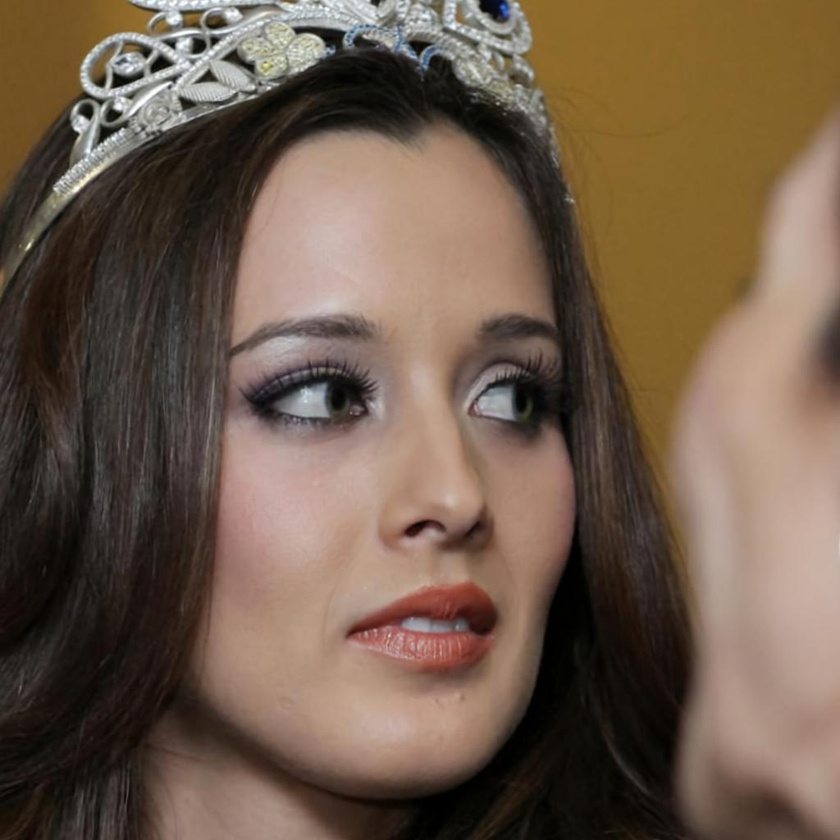
#> input picture Code/Stage1/DetectMouth/images/img1.jpg, 840 x 840 px, shrunk from 1024 x 1024 before the run
$ python -i DetectContour.py   (imports and definitions only)
#> lines starting #> are read from the running program, lines starting #| are printed output that depends on the picture; after the words box and inside, x2 and y2 are one past the last pixel; in counts of white or black regions, pixels touching at a corner belong together
import cv2
import numpy as np
from PIL import Image
from copy import deepcopy
import os

def Preprocess(img):
    # Input: cv2 image (BGR)
    img_copy = deepcopy(img)
    location = np.where((img[:,:,0]==0) & (img[:,:,1]==0) & (img[:,:,2]==0))
#> location = 1233 positions, rows 419 to 834, columns 416 to 591
    img_copy[location[0], location[1]] = (255, 255, 255)
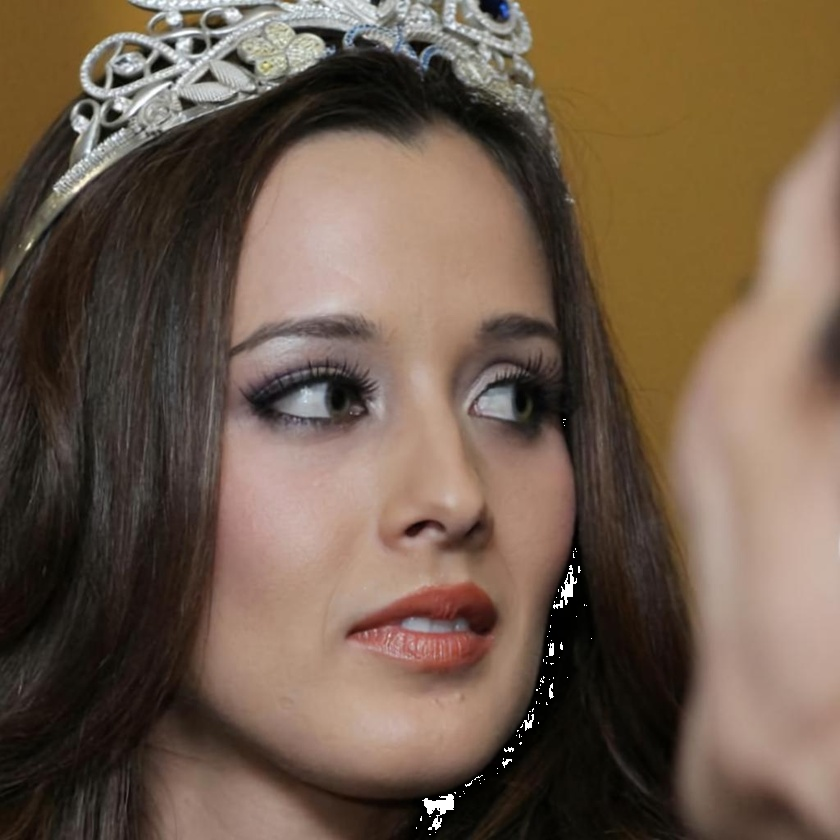
#> img_copy: shape (840, 840, 3); mean R, G, B 111.5, 91.7, 75.5
    # cv2.imwrite(r'C:\Users\douyl\Desktop\o3d\test.jpg',img_copy)
    return img_copy


def DetectContour(img, if_visual=True):
    # Input: cv2 image (BGR)
    # img_cv2 = cv2.cvtColor(np.asarray(img), cv2.COLOR_RGB2BGR)
    # 预处理，背景变成白色
    img_preprocess = Preprocess(img)

    # img = cv2.GaussianBlur(img_preprocess, (3,3), 0)

    # Canny Edge Detection
    threshold1 = 200
    threshold2 = 100
    img_contour = cv2.Canny(img_preprocess, threshold1, threshold2)
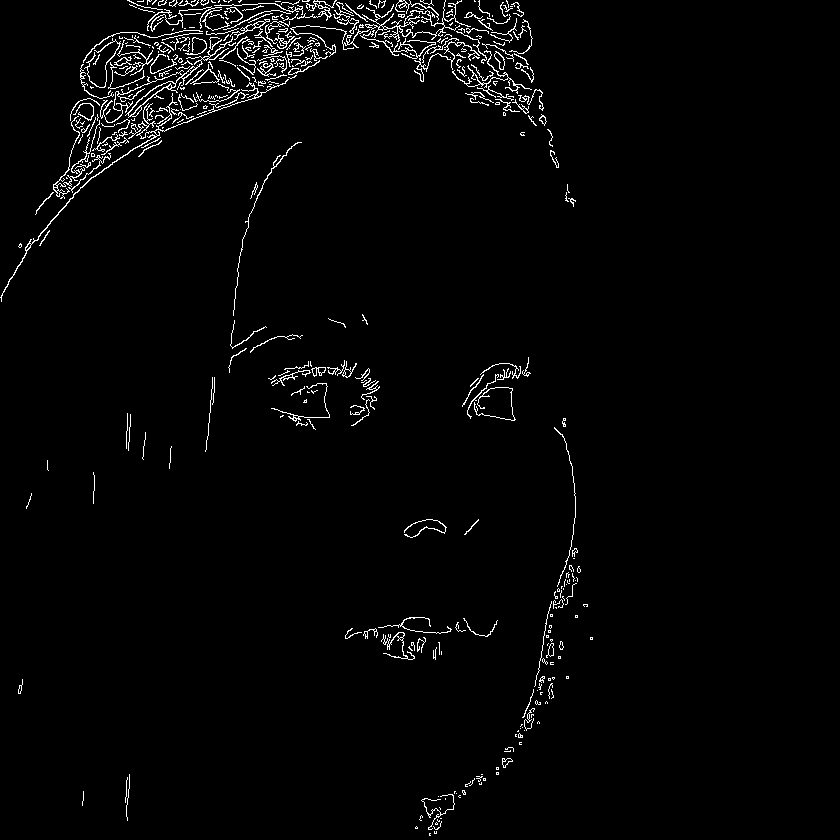
#> img_contour: shape (840, 840); 2.2% white in thin lines or dots, all inside (x1, y1, x2, y2) = (0, 0, 593, 836)
    # 闭操作，闭合曲线
    # img_contour = cv2.morphologyEx(img_contour, cv2.MORPH_CLOSE, kernel=(3,3), iterations=2)
    # 膨胀
    kernel = np.ones((2,2), np.uint8)
    img_contour = cv2.dilate(img_contour, kernel, iterations=1)
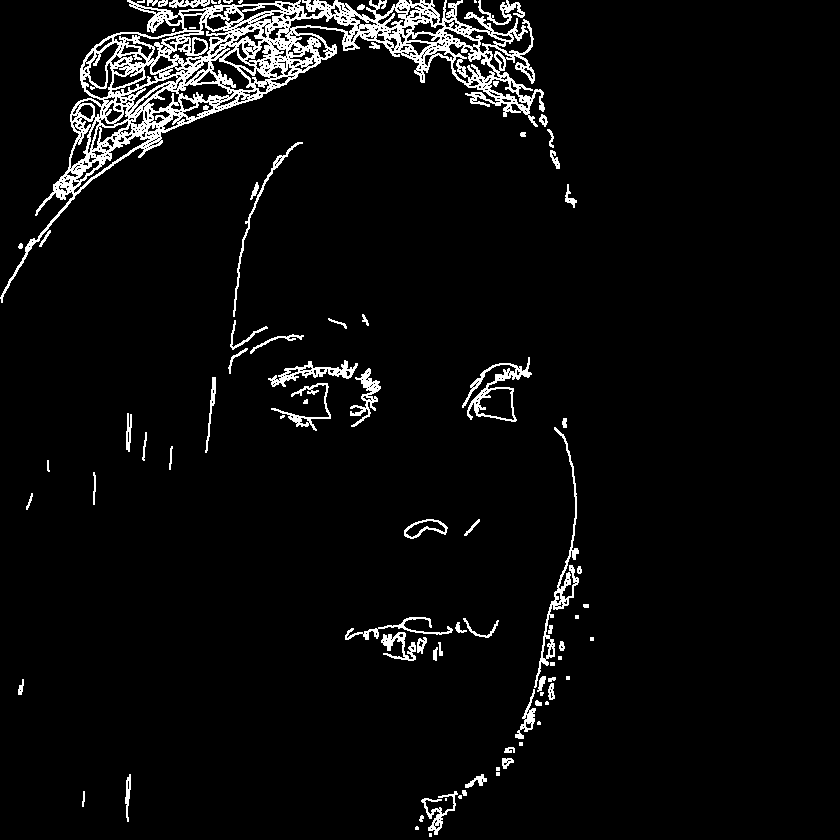
#> img_contour: shape (840, 840); 4.7% white in thin lines or dots, all inside (x1, y1, x2, y2) = (0, 0, 594, 837)
    img_contour = np.flip(cv2.dilate(np.flip(img_contour), kernel, iterations=1))
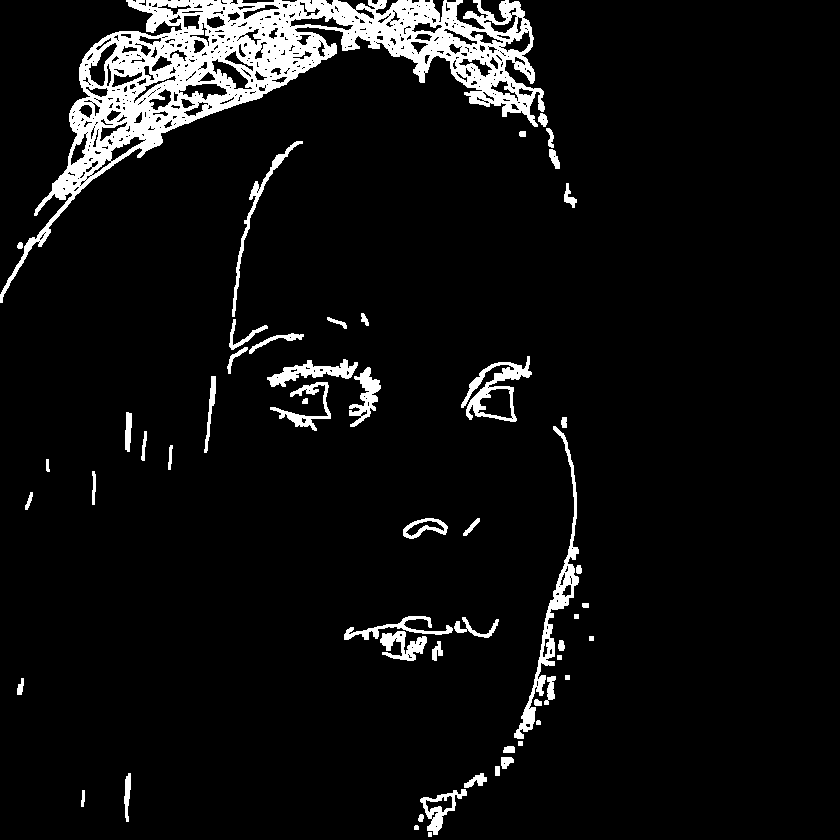
#> img_contour: shape (840, 840); 6.6% white; 55 white regions, largest, box (x1, y1, x2, y2) and area: (0, 0, 545, 303) 32873, (514, 426, 579, 739) 2395, (461, 356, 532, 422) 1477


    if if_visual == True:
        cv2.imwrite(os.path.join('./result_vis', 'result_contour.png'), img_contour)
    img_contour = Image.fromarray(cv2.cvtColor(img_contour, cv2.COLOR_BGR2RGB))
    return img_contour


# [11 lines left out: function MaskingMouth, not called in this run]

>>> import cv2
>>> picture = cv2.cvtColor(cv2.imread('../DetectMouth/images/img1.jpg'), cv2.COLOR_BGR2RGB)
>>> result = DetectContour(picture)

$ run again, on Code/Stage1/DetectMouth/images/img2.jpg
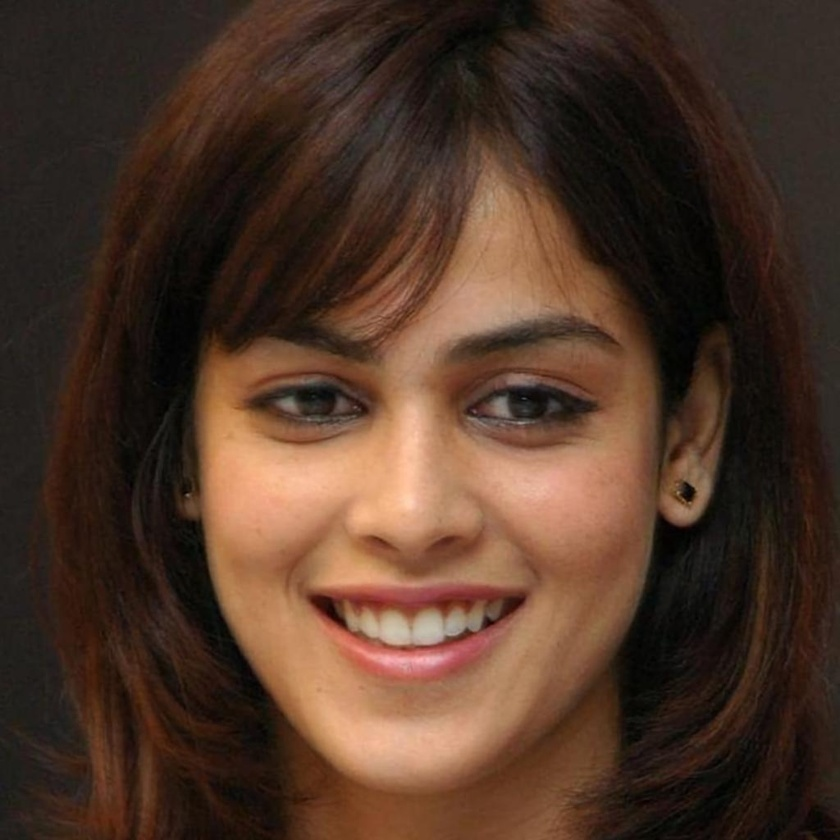
#> input picture Code/Stage1/DetectMouth/images/img2.jpg, 840 x 840 px, shrunk from 1024 x 1024 before the run
#> location = (empty array, empty array)
#> in DetectContour, `img_contour = cv2.Canny(img_preprocess, threshold1, threshold2)`:
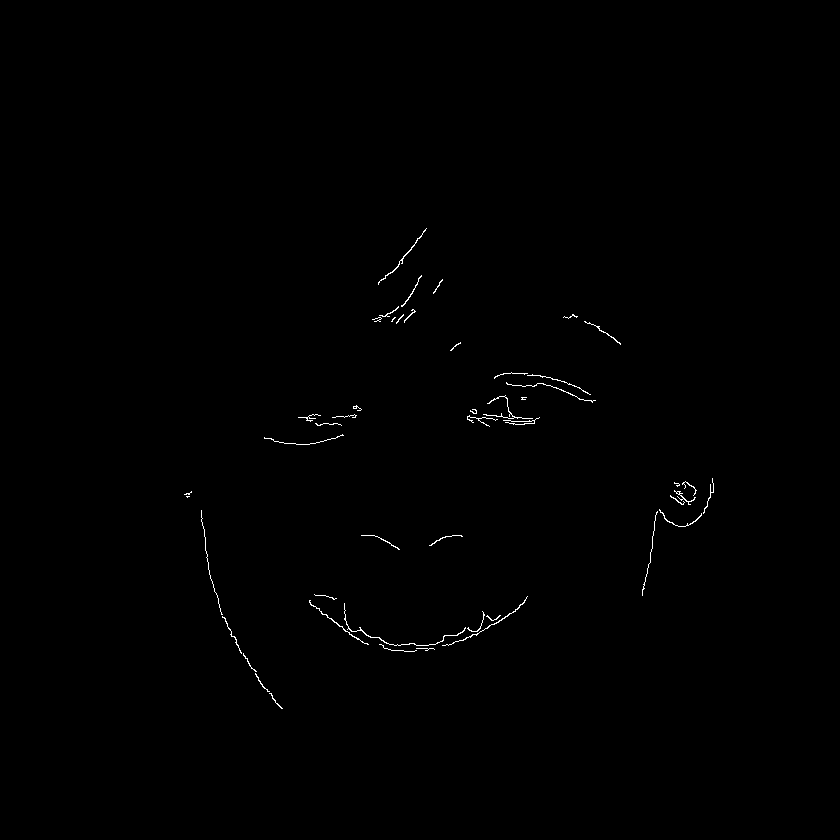
#> img_contour: shape (840, 840); 0.33% white in thin lines or dots, all inside (x1, y1, x2, y2) = (184, 228, 714, 709)
#> in DetectContour, `img_contour = np.flip(cv2.dilate(np.flip(img_contour), kernel, iterati..`:
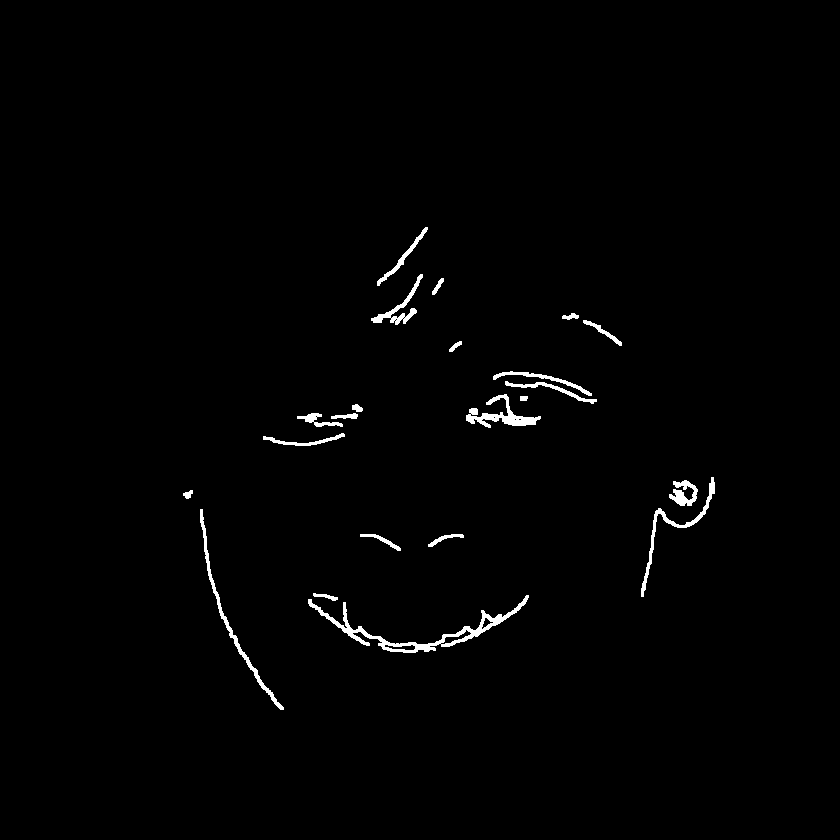
#> img_contour: shape (840, 840); 1.1% white; 22 white regions, largest, box (x1, y1, x2, y2) and area: (308, 595, 529, 653) 1705, (200, 509, 284, 710) 834, (466, 394, 541, 428) 809

$ run again, on Code/Stage1/DetectMouth/images/img3.jpg
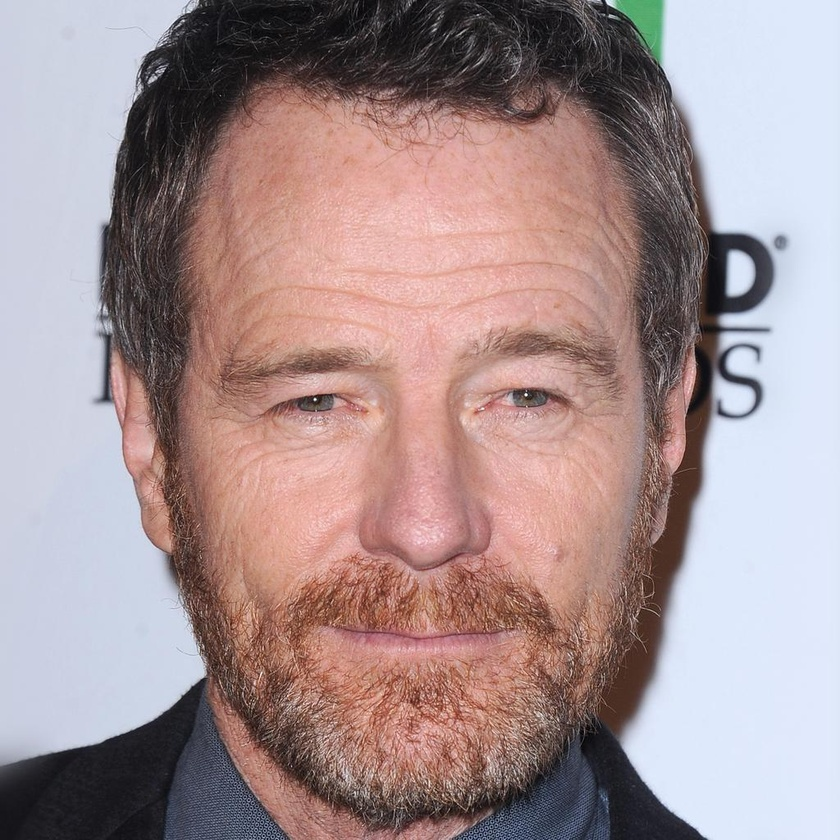
#> input picture Code/Stage1/DetectMouth/images/img3.jpg, 840 x 840 px, shrunk from 1024 x 1024 before the run
#> location = (empty array, empty array)
#> in DetectContour, `img_contour = cv2.Canny(img_preprocess, threshold1, threshold2)`:
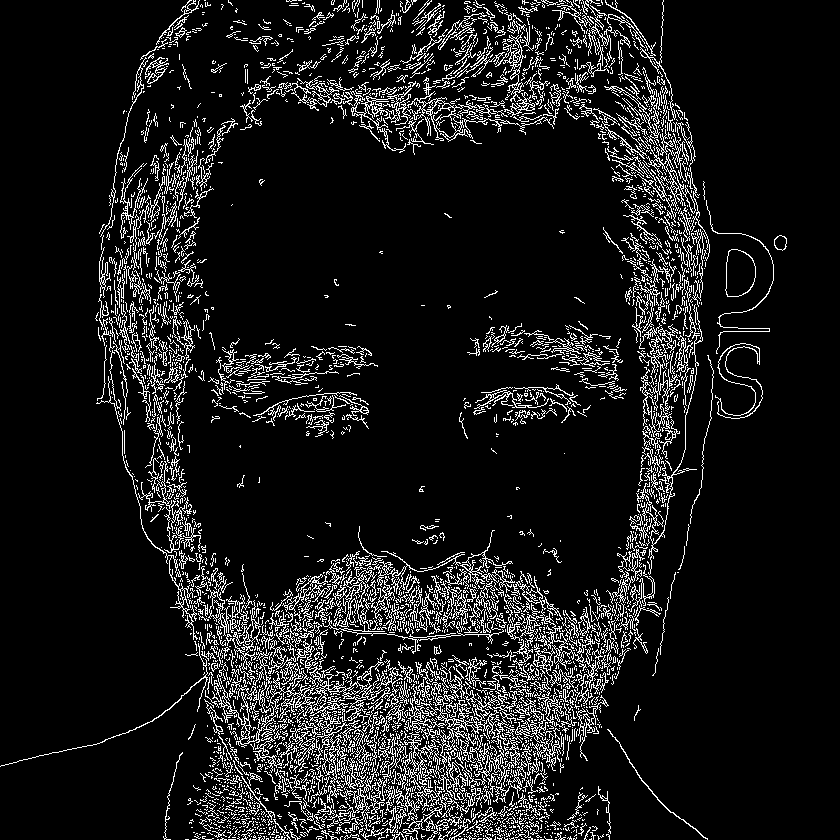
#> img_contour: shape (840, 840); 10.1% white in thin lines or dots
#> in DetectContour, `img_contour = np.flip(cv2.dilate(np.flip(img_contour), kernel, iterati..`:
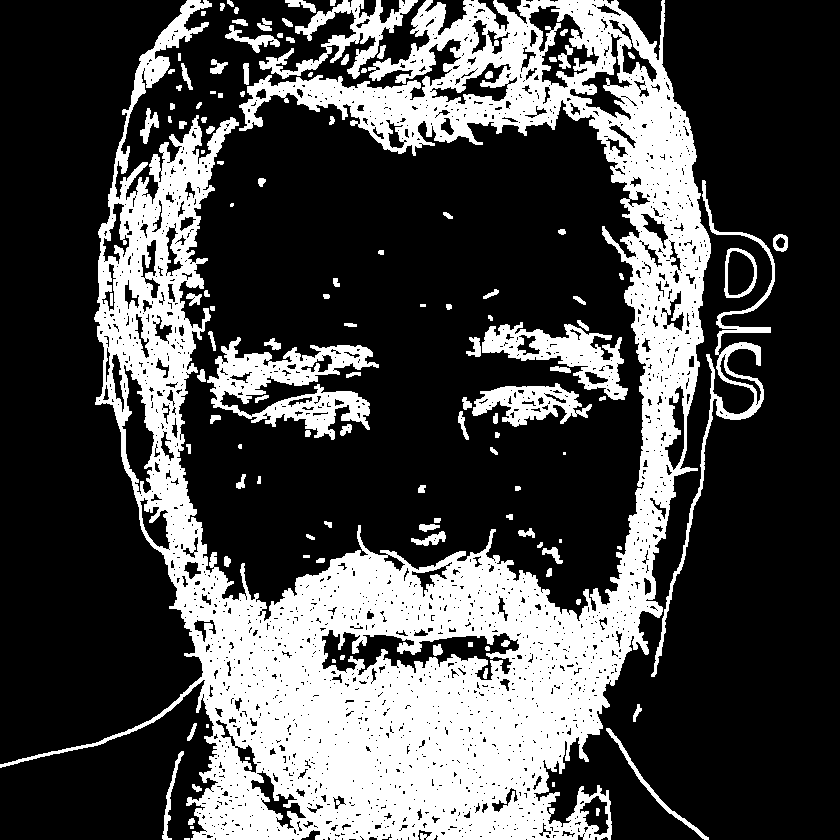
#> img_contour: shape (840, 840); 29.4% white; 125 white regions (14 under 20 px), largest, box (x1, y1, x2, y2) and area: (0, 0, 711, 840) 177820, (207, 337, 379, 440) 7387, (482, 322, 628, 400) 4340

$ run again, on Code/Stage1/DetectMouth/images/img4.jpg
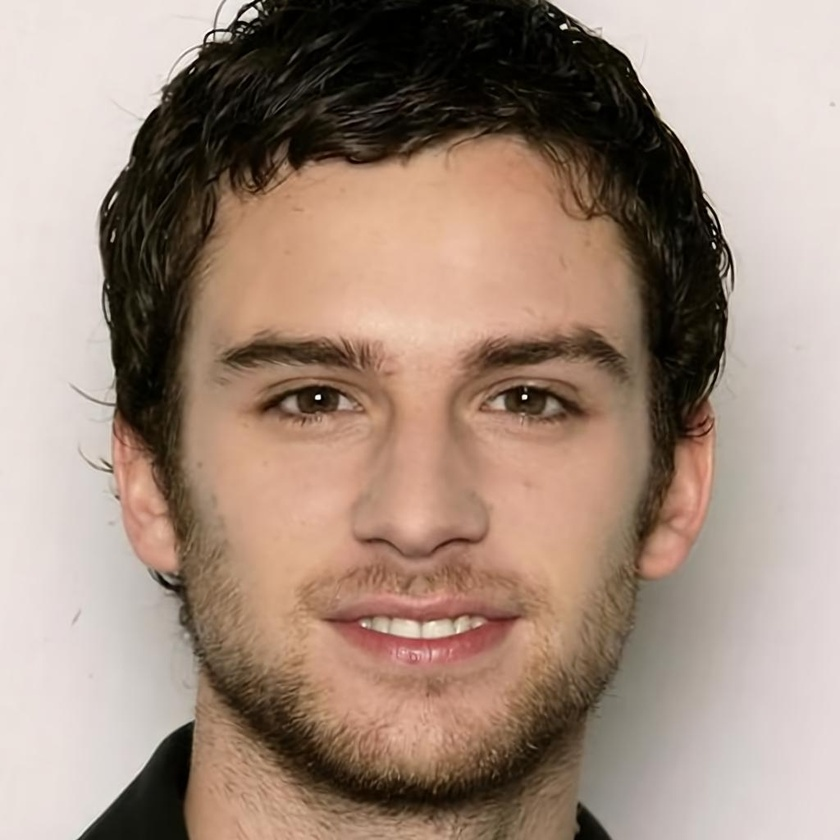
#> input picture Code/Stage1/DetectMouth/images/img4.jpg, 840 x 840 px, shrunk from 1024 x 1024 before the run
#> location = 984 positions, rows 0 to 138, columns 289 to 645
#> img_copy: shape (840, 840, 3); mean R, G, B 161.1, 139.2, 125.2
#> in DetectContour, `img_contour = cv2.Canny(img_preprocess, threshold1, threshold2)`:
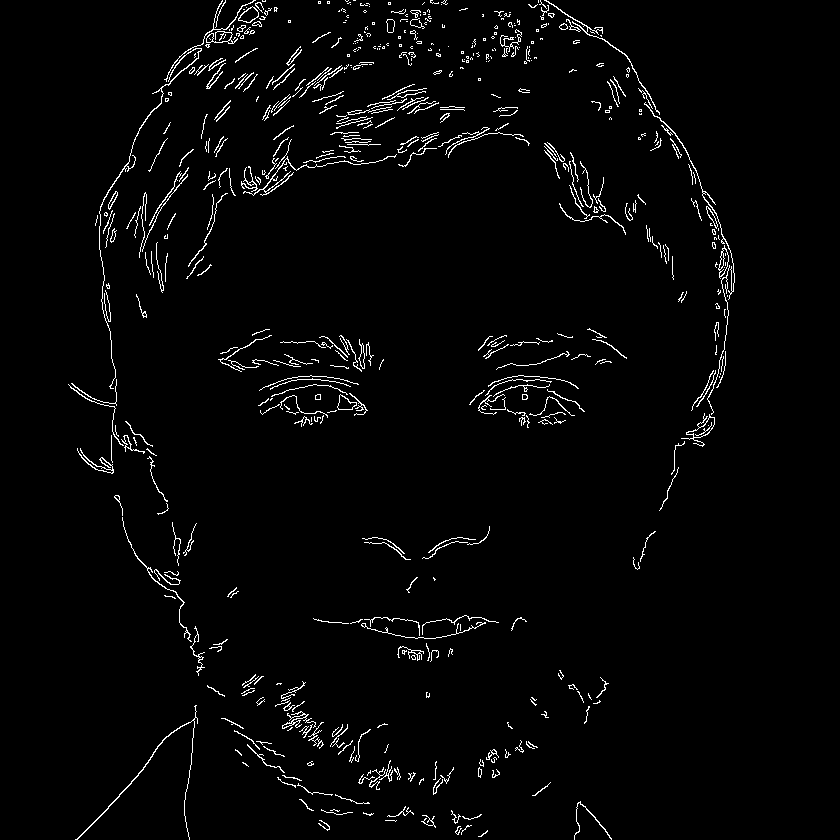
#> img_contour: shape (840, 840); 2.5% white in thin lines or dots, all inside (x1, y1, x2, y2) = (68, 0, 735, 840)
#> in DetectContour, `img_contour = np.flip(cv2.dilate(np.flip(img_contour), kernel, iterati..`:
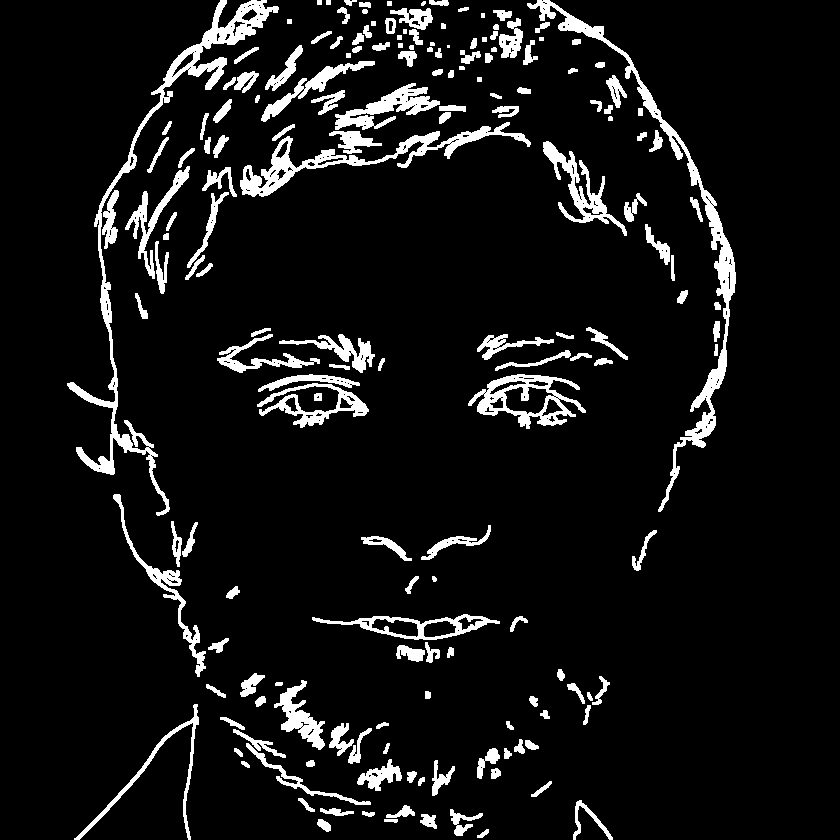
#> img_contour: shape (840, 840); 7.8% white; 178 white regions (3 under 20 px), largest, box (x1, y1, x2, y2) and area: (67, 0, 279, 516) 6321, (527, 0, 736, 512) 5521, (240, 122, 531, 197) 3542
